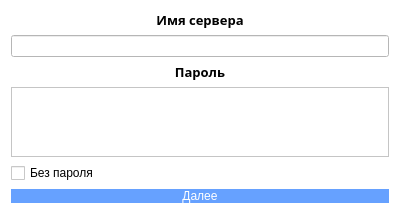
<?xml version="1.0" encoding="UTF-8"?>
<ui version="4.0">
 <class>server_settings</class>
 <widget class="QWidget" name="server_settings">
  <property name="geometry">
   <rect>
    <x>0</x>
    <y>0</y>
    <width>400</width>
    <height>203</height>
   </rect>
  </property>
  <property name="windowTitle">
   <string>Form</string>
  </property>
  <property name="styleSheet">
   <string notr="true">QWidget{
	background-color: white
}
</string>
  </property>
  <layout class="QVBoxLayout" name="verticalLayout">
   <item>
    <widget class="QLabel" name="label">
     <property name="font">
      <font>
       <family>Sitka Text Semibold</family>
       <pointsize>10</pointsize>
       <bold>true</bold>
      </font>
     </property>
     <property name="text">
      <string>Имя сервера</string>
     </property>
     <property name="alignment">
      <set>Qt::AlignmentFlag::AlignCenter</set>
     </property>
    </widget>
   </item>
   <item>
    <widget class="QLineEdit" name="lineEdit"/>
   </item>
   <item>
    <widget class="QLabel" name="label_2">
     <property name="font">
      <font>
       <family>Sitka Text Semibold</family>
       <pointsize>10</pointsize>
       <bold>true</bold>
      </font>
     </property>
     <property name="text">
      <string>Пароль</string>
     </property>
     <property name="alignment">
      <set>Qt::AlignmentFlag::AlignCenter</set>
     </property>
    </widget>
   </item>
   <item>
    <widget class="QTextEdit" name="textEdit">
     <property name="sizePolicy">
      <sizepolicy hsizetype="Expanding" vsizetype="Maximum">
       <horstretch>0</horstretch>
       <verstretch>0</verstretch>
      </sizepolicy>
     </property>
    </widget>
   </item>
   <item>
    <widget class="QCheckBox" name="checkBox">
     <property name="text">
      <string>Без пароля</string>
     </property>
    </widget>
   </item>
   <item>
    <widget class="QPushButton" name="continue_2">
     <property name="styleSheet">
      <string notr="true">QPushButton { background-color: #66a1ff; border: none; color: white;}</string>
     </property>
     <property name="text">
      <string>Далее</string>
     </property>
    </widget>
   </item>
  </layout>
 </widget>
 <resources/>
 <connections/>
</ui>
